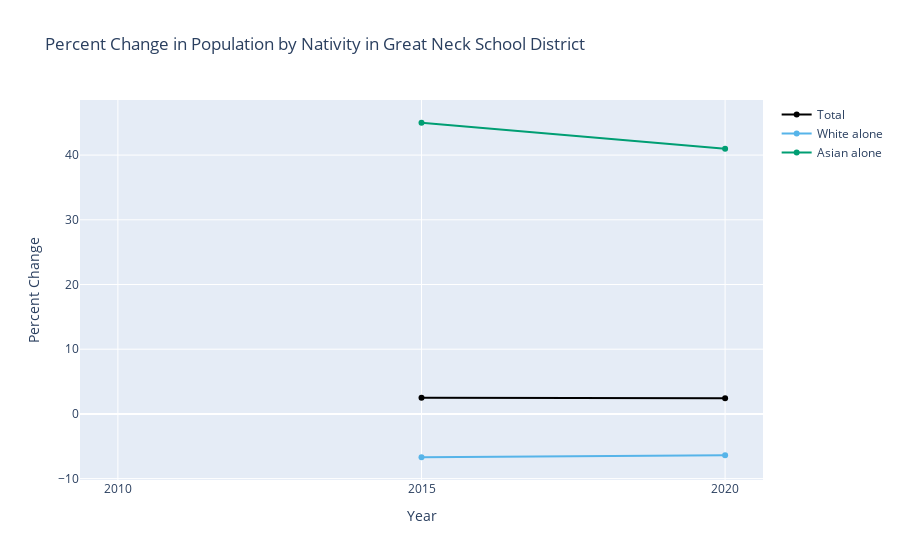

Notebook code for this chart:
### Code cell
df = pct_change_multiyear(df)
print(df)

graph_multiyear(
    df=df,
    title="Percent Change in Population by Race in Great Neck School District",
    yaxis_title="Percent Change",
)

### Figure 1 — Plotly figure (JSON) as saved in the notebook; plotly's stock layout.template omitted (floating-point values rounded to 4 significant figures)
{"data": [{"hovertemplate": "Year: %{x}<br>Total: %{y:,}<extra></extra>", "line": {"color": "black"}, "mode": "lines+markers", "name": "Total", "type": "scatter", "x": [2010, 2015, 2020], "y": [null, 2.5, 2.4]}, {"hovertemplate": "Year: %{x}<br>White alone: %{y:,}<extra></extra>", "line": {"color": "#56B4E9"}, "mode": "lines+markers", "name": "White alone", "type": "scatter", "x": [2010, 2015, 2020], "y": [null, -6.7, -6.4]}, {"hovertemplate": "Year: %{x}<br>Asian alone: %{y:,}<extra></extra>", "line": {"color": "#009E73"}, "mode": "lines+markers", "name": "Asian alone", "type": "scatter", "x": [2010, 2015, 2020], "y": [null, 45, 41]}], "layout": {"title": {"text": "Percent Change in Population by Nativity in Great Neck School District"}, "xaxis": {"tickmode": "array", "ticktext": ["2010", "2015", "2020"], "tickvals": [2010, 2015, 2020], "title": {"text": "Year"}}, "yaxis": {"title": {"text": "Percent Change"}}}}
